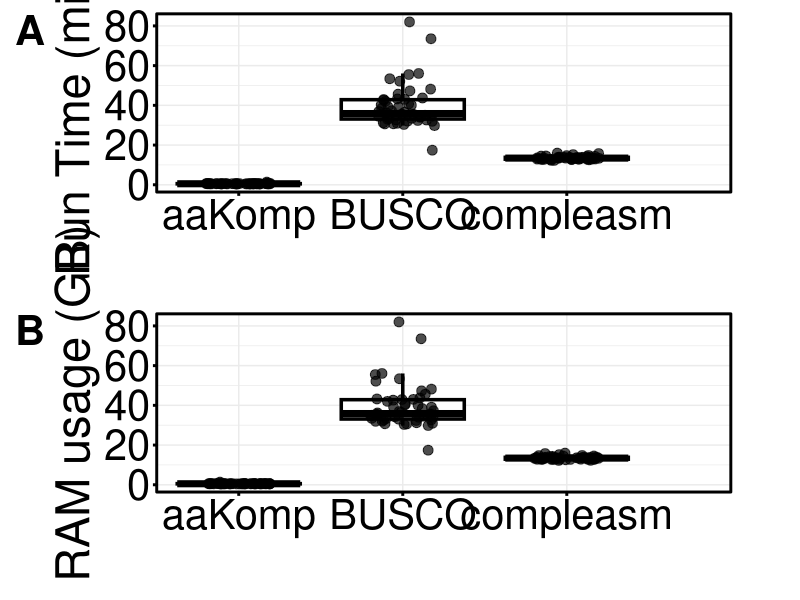

Here is the R script that generated this plot:
library(ggplot2)
library(tidyr)
library(dplyr)
library(cowplot)
library(scales)

run_time <- read.delim("aakomp_fig2a.tsv") %>%
  rename(compleasm = Compleasm)


data_time <- run_time




data_long_time <- pivot_longer(data_time, cols = everything(),
                               names_to = "Metric", values_to = "Value")


p_run_time <- ggplot(data_long_time, aes(x = Metric, y = Value)) +
  geom_boxplot(color = "black", fill = "white", outlier.shape = NA, size = 1.2) +
  geom_jitter(width = 0.2, size = 3, alpha = 0.7) +
  labs(x = "", y = "Run Time (mins)") +
  scale_x_discrete(expand = expansion(add = c(0.5, 1))) +
  theme_minimal() +
  theme(
    legend.position = "none",
    axis.title = element_text(size = 34),
    axis.text = element_text(size = 30, color = "black"),
    panel.border = element_rect(color = "black", fill = NA, size = 1),
    axis.ticks = element_line(size = 1, color = "black"),
    plot.margin = margin(10, 50, 10, 40),
    axis.title.y = element_text(size = 34)
  ) +
  coord_cartesian(clip = "off") 


run_ram <- read.delim("aakomp_fig2a.tsv") %>%
  rename(compleasm = Compleasm)
data_ram <- run_ram

data_long_ram <- pivot_longer(data_ram, cols = everything(),
                              names_to = "Metric", values_to = "Value")


p_run_ram <- ggplot(data_long_ram, aes(x = Metric, y = Value)) +
  geom_boxplot(color = "black", fill = "white", outlier.shape = NA, size = 1.2) +
  geom_jitter(width = 0.2, size = 3, alpha = 0.7) +
  labs(x = "", y = "RAM usage (GB)") +
  scale_x_discrete(expand = expansion(add = c(0.5, 1))) +
  theme_minimal() +
  theme(
    legend.position = "none",
    axis.title = element_text(size = 34),
    axis.text = element_text(size = 30, color = "black"),
    panel.border = element_rect(color = "black", fill = NA, size = 1),
    axis.ticks = element_line(size = 1, color = "black"),
    plot.margin = margin(10, 50, 10, 40),
  ) +
  coord_cartesian(clip = "off") 


final_plot <- plot_grid(p_run_time, p_run_ram, ncol = 1, labels = c("A", "B"), label_size = 30)
print(final_plot)
